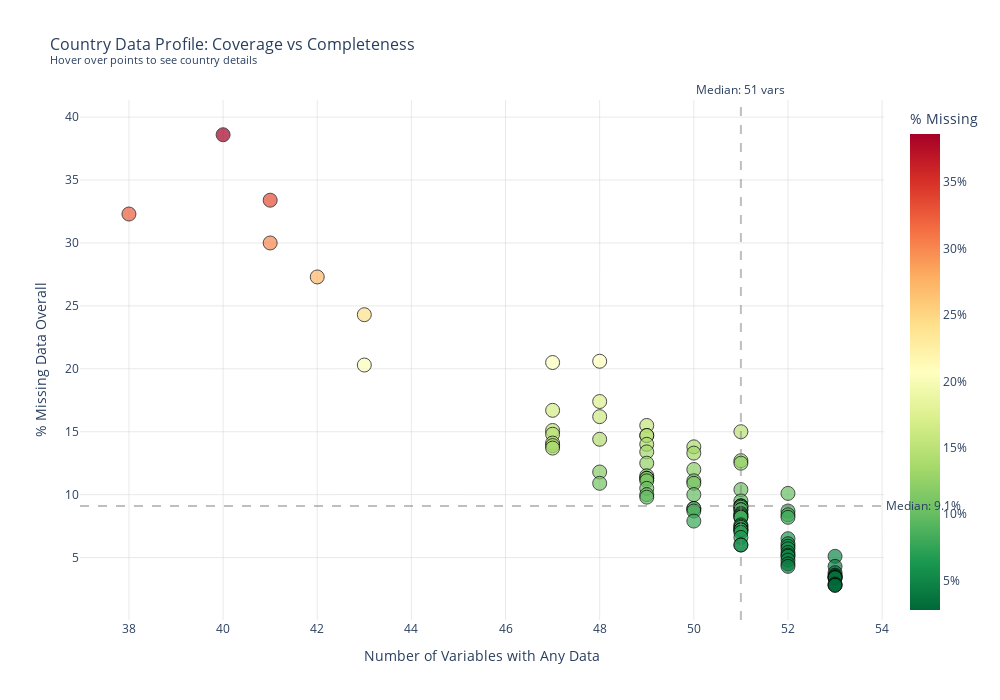

Write notebook code for a chart like this one.
### Code cell
import plotly.express as px
import plotly.graph_objects as go

# Create interactive scatter plot
fig = px.scatter(
    country_missing,
    x='Vars with Data',
    y='% Missing',
    color='% Missing',
    color_continuous_scale='RdYlGn_r',
    hover_name='Country',
    hover_data={
        'Code': True,
        'Vars with Data': True,
        '% Missing': ':.1f',
        'Complete Vars': True,
        'Years Covered': True,
        'Rows': True
    },
    title='Country Data Profile: Coverage vs Completeness<br><sup>Hover over points to see country details</sup>',
    labels={
        'Vars with Data': 'Number of Variables with Any Data',
        '% Missing': '% Missing Data Overall',
        'Complete Vars': 'Variables with Complete Data',
        'Years Covered': 'Years Covered'
    }
)

# Update marker styling
fig.update_traces(
    marker=dict(
        size=14,
        line=dict(width=1, color='black'),
        opacity=0.7
    )
)

# Update layout
fig.update_layout(
    width=1000,
    height=700,
    font=dict(size=12),
    title_font=dict(size=16),
    xaxis=dict(
        title_font=dict(size=14),
        gridcolor='lightgray',
        gridwidth=0.5
    ),
    yaxis=dict(
        title_font=dict(size=14),
        gridcolor='lightgray',
        gridwidth=0.5
    ),
    coloraxis_colorbar=dict(
        title='% Missing',
        ticksuffix='%'
    ),
    plot_bgcolor='white',
    hovermode='closest'
)

# Add quadrant lines for reference
median_vars = country_missing['Vars with Data'].median()
median_missing = country_missing['% Missing'].median()

fig.add_hline(y=median_missing, line_dash="dash", line_color="gray", opacity=0.5,
              annotation_text=f"Median: {median_missing:.1f}%", annotation_position="right")
fig.add_vline(x=median_vars, line_dash="dash", line_color="gray", opacity=0.5,
              annotation_text=f"Median: {median_vars:.0f} vars", annotation_position="top")

# Show the plot
fig.show()

# Save as interactive HTML file
fig.write_html('plot7_interactive_country_profile.html')
print("\nInteractive plot saved as 'plot7_interactive_country_profile.html'")
print("Open this file in a browser for full interactivity!")

### Figure 1 — Plotly figure (JSON) as saved in the notebook; plotly's stock layout.template omitted (floating-point values rounded to 4 significant figures; data arrays with more than 128 entries replaced by an {"elided": "..."} marker saying what was removed)
{"data": [{"customdata": {"elided": "94x4 mixed values"}, "hovertemplate": "<b>%{hovertext}</b><br><br>Number of Variables with Any Data=%{x}<br>% Missing Data Overall=%{marker.color:.1f}<br>Code=%{customdata[0]}<br>Variables with Complete Data=%{customdata[1]}<br>Years Covered=%{customdata[2]}<br>Rows=%{customdata[3]}<extra></extra>", "hovertext": ["Afghanistan", "Libya", "Turkmenistan", "Papua New Guinea", "Equatorial Guinea", "United Arab Emirates", "Uzbekistan", "Qatar", "Chad", "Venezuela, RB", "Yemen, Rep.", "Guinea", "Bahrain", "Congo, Rep.", "Zimbabwe", "Oman", "Sudan", "Congo, Dem. Rep.", "Azerbaijan", "Nepal", "Georgia", "Cambodia", "Iraq", "Ghana", "North Macedonia", "Ethiopia", "Tajikistan", "Kuwait", "Armenia", "Lebanon", "Saudi Arabia", "Madagascar", "Uganda", "Viet Nam", "Algeria", "Gabon", "Mali", "Haiti", "Kyrgyz Republic", "Lao PDR", "Iran, Islamic Rep.", "Bangladesh", "Pakistan", "Jamaica", "Cote d'Ivoire", "Burkina Faso", "Norway", "Mozambique", "Togo", "Cameroon", "Ecuador", "Rwanda", "Kazakhstan", "Mauritania", "El Salvador", "Namibia", "Zambia", "Benin", "Senegal", "Morocco", "Argentina", "Sri Lanka", "Tunisia", "Uruguay", "Moldova", "Panama", "Mongolia", "Eswatini", "Nicaragua", "Chile", "Honduras", "Costa Rica", "Niger", "Tanzania", "Australia", "Russian Federation", "Thailand", "Kenya", "Philippines", "Indonesia", "Guatemala", "Mauritius", "Bolivia", "Botswana", "India", "Brazil", "Egypt, Arab Rep.", "Dominican Republic", "Paraguay", "South Africa", "Peru", "Colombia", "Mexico", "Jordan"], "legendgroup": "", "marker": {"color": [38.6, 33.4, 32.3, 30.0, 27.3, 24.3, 20.6, 20.5, 20.3, 17.4, 16.7, 16.2, 15.5, 15.1, 15.0, 14.8, 14.7, 14.7, 14.4, 14.1, 14.0, 13.9, 13.8, 13.7, 13.4, 13.3, 12.7, 12.5, 12.5, 12.0, 11.8, 11.5, 11.3, 11.3, 11.1, 11.1, 10.9, 10.9, 10.5, 10.4, 10.1, 10.0, 10.0, 9.8, 9.5, 9.1, 9.1, 9.1, 9.0, 8.9, 8.9, 8.8, 8.8, 8.7, 8.7, 8.5, 8.4, 8.4, 8.3, 8.2, 8.2, 8.2, 7.9, 7.6, 7.5, 7.4, 7.2, 7.2, 7.2, 7.0, 6.6, 6.5, 6.1, 6.0, 6.0, 5.9, 5.7, 5.4, 5.2, 5.1, 5.1, 4.8, 4.5, 4.3, 4.3, 3.8, 3.6, 3.5, 3.4, 3.4, 3.4, 2.9, 2.8, 2.8], "coloraxis": "coloraxis", "line": {"color": "black", "width": 1}, "opacity": 0.7, "size": 14, "symbol": "circle"}, "mode": "markers", "name": "", "orientation": "v", "showlegend": false, "type": "scatter", "x": [40, 41, 38, 41, 42, 43, 48, 47, 43, 48, 47, 48, 49, 47, 51, 47, 49, 49, 48, 47, 49, 47, 50, 47, 49, 50, 51, 49, 51, 50, 48, 49, 49, 49, 50, 49, 50, 48, 49, 51, 52, 49, 50, 49, 51, 51, 51, 51, 51, 50, 50, 51, 51, 52, 50, 51, 52, 51, 51, 51, 52, 51, 50, 51, 51, 51, 51, 51, 51, 51, 51, 52, 52, 51, 51, 52, 52, 52, 52, 53, 52, 52, 52, 53, 52, 53, 53, 53, 53, 53, 53, 53, 53, 53], "xaxis": "x", "y": [38.6, 33.4, 32.3, 30.0, 27.3, 24.3, 20.6, 20.5, 20.3, 17.4, 16.7, 16.2, 15.5, 15.1, 15.0, 14.8, 14.7, 14.7, 14.4, 14.1, 14.0, 13.9, 13.8, 13.7, 13.4, 13.3, 12.7, 12.5, 12.5, 12.0, 11.8, 11.5, 11.3, 11.3, 11.1, 11.1, 10.9, 10.9, 10.5, 10.4, 10.1, 10.0, 10.0, 9.8, 9.5, 9.1, 9.1, 9.1, 9.0, 8.9, 8.9, 8.8, 8.8, 8.7, 8.7, 8.5, 8.4, 8.4, 8.3, 8.2, 8.2, 8.2, 7.9, 7.6, 7.5, 7.4, 7.2, 7.2, 7.2, 7.0, 6.6, 6.5, 6.1, 6.0, 6.0, 5.9, 5.7, 5.4, 5.2, 5.1, 5.1, 4.8, 4.5, 4.3, 4.3, 3.8, 3.6, 3.5, 3.4, 3.4, 3.4, 2.9, 2.8, 2.8], "yaxis": "y"}], "layout": {"annotations": [{"showarrow": false, "text": "Median: 9.1%", "x": 1, "xanchor": "left", "xref": "x domain", "y": 9.1, "yanchor": "middle", "yref": "y"}, {"showarrow": false, "text": "Median: 51 vars", "x": 51, "xanchor": "center", "xref": "x", "y": 1, "yanchor": "bottom", "yref": "y domain"}], "coloraxis": {"colorbar": {"ticksuffix": "%", "title": {"text": "% Missing"}}, "colorscale": [[0, "rgb(0,104,55)"], [0.1, "rgb(26,152,80)"], [0.2, "rgb(102,189,99)"], [0.3, "rgb(166,217,106)"], [0.4, "rgb(217,239,139)"], [0.5, "rgb(255,255,191)"], [0.6, "rgb(254,224,139)"], [0.7, "rgb(253,174,97)"], [0.8, "rgb(244,109,67)"], [0.9, "rgb(215,48,39)"], [1, "rgb(165,0,38)"]]}, "font": {"size": 12}, "height": 700, "hovermode": "closest", "legend": {"tracegroupgap": 0}, "plot_bgcolor": "white", "shapes": [{"line": {"color": "gray", "dash": "dash"}, "opacity": 0.5, "type": "line", "x0": 0, "x1": 1, "xref": "x domain", "y0": 9.1, "y1": 9.1, "yref": "y"}, {"line": {"color": "gray", "dash": "dash"}, "opacity": 0.5, "type": "line", "x0": 51, "x1": 51, "xref": "x", "y0": 0, "y1": 1, "yref": "y domain"}], "title": {"font": {"size": 16}, "text": "Country Data Profile: Coverage vs Completeness<br><sup>Hover over points to see country details</sup>"}, "width": 1000, "xaxis": {"anchor": "y", "domain": [0, 1], "gridcolor": "lightgray", "gridwidth": 0.5, "title": {"font": {"size": 14}, "text": "Number of Variables with Any Data"}}, "yaxis": {"anchor": "x", "domain": [0, 1], "gridcolor": "lightgray", "gridwidth": 0.5, "title": {"font": {"size": 14}, "text": "% Missing Data Overall"}}}}
